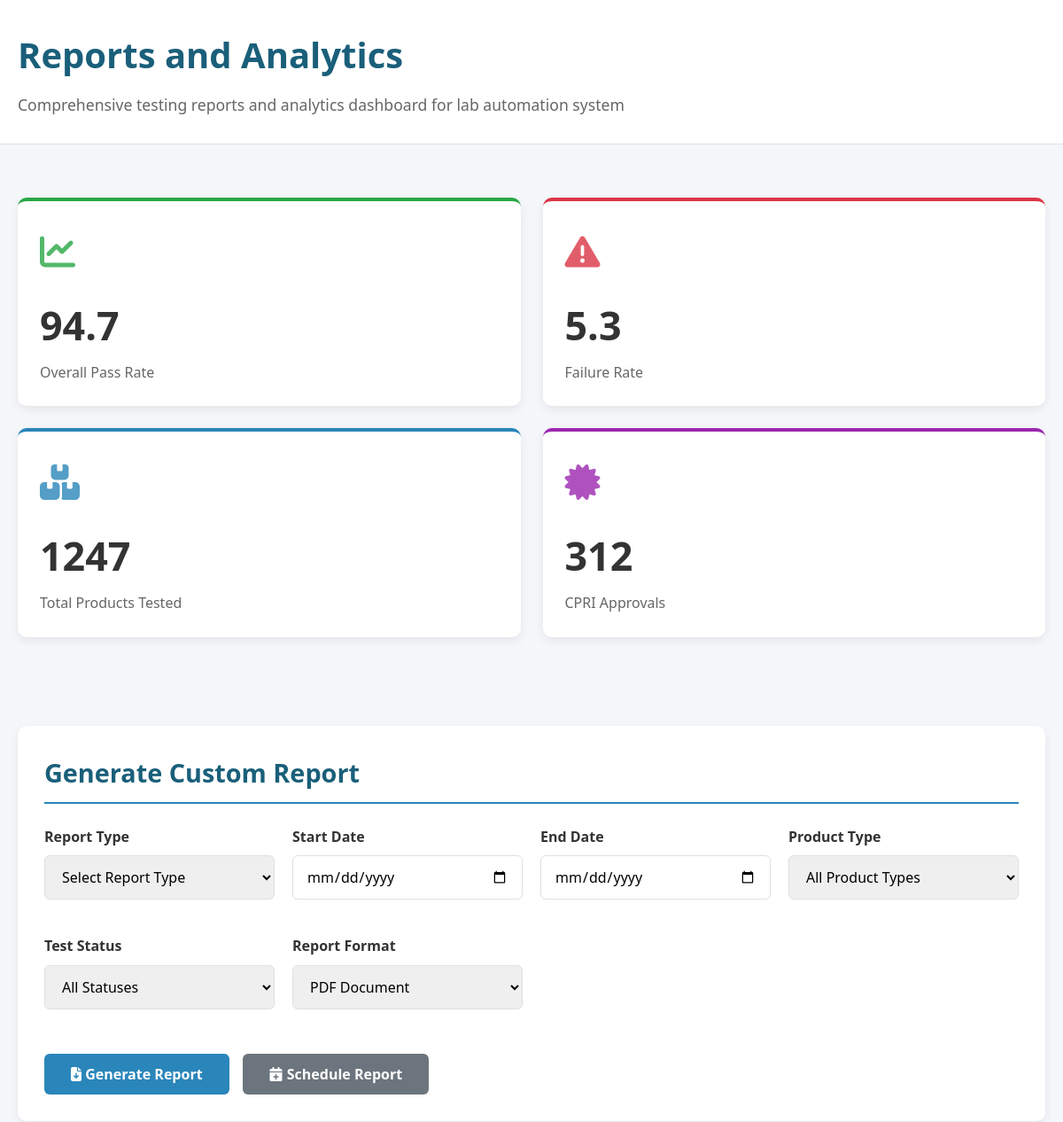
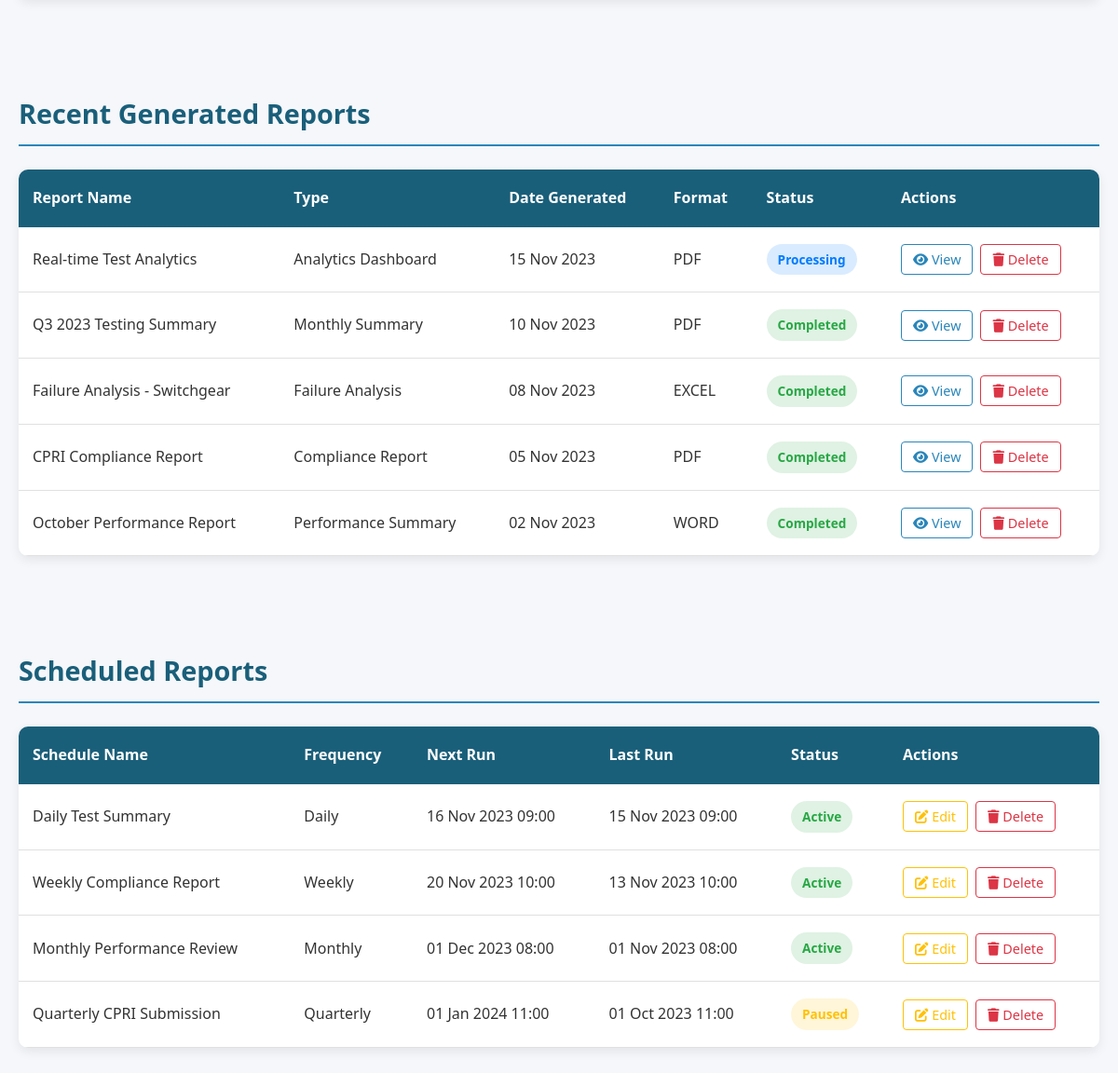
The app's page /report.php with its own data (2 pictures, top to bottom).
### tables this page shows
CREATE TABLE `analytics_summary` (
    `id` int(11) NOT NULL,
    `label` varchar(100) NOT NULL,
    `value` varchar(50) NOT NULL,
    `type` varchar(50) DEFAULT NULL,
    `created_at` timestamp NOT NULL DEFAULT current_timestamp()
);

CREATE TABLE `generated_reports` (
    `report_id` int(11) NOT NULL,
    `report_name` varchar(255) NOT NULL,
    `report_type` varchar(100) NOT NULL,
    `date_generated` date NOT NULL,
    `format` varchar(50) NOT NULL,
    `status` enum(
        'completed',
        'processing',
        'pending',
        'failed'
    ) NOT NULL,
    `size` varchar(50) NOT NULL
);

CREATE TABLE `scheduled_reports` (
    `schedule_id` int(11) NOT NULL,
    `schedule_name` varchar(255) NOT NULL,
    `frequency` enum(
        'Daily',
        'Weekly',
        'Monthly',
        'Quarterly',
        'Custom'
    ) NOT NULL,
    `next_run` datetime NOT NULL,
    `last_run` datetime NOT NULL,
    `status` enum('active', 'paused') NOT NULL,
    `report_type` varchar(100) NOT NULL
);

### report.php (the view, shortened to what this page needs)
<?php
include("config/conn.php");
$analyticsCards = [];
$analyticsQuery = "SELECT label, value, type FROM analytics_summary ORDER BY id ASC";
$analyticsResult = $conn->query($analyticsQuery);
if ($analyticsResult) {
    while ($row = $analyticsResult->fetch_assoc()) {
        $analyticsCards[] = $row;
    }
}
$recentReports = [];
$recentQuery = "SELECT * FROM generated_reports ORDER BY date_generated DESC";
$recentResult = $conn->query($recentQuery);
if ($recentResult) {
    while ($row = $recentResult->fetch_assoc()) {
        $recentReports[] = $row;
    }
}
$scheduledReports = [];
$scheduledQuery = "SELECT * FROM scheduled_reports ORDER BY next_run ASC";
$scheduledResult = $conn->query($scheduledQuery);
if ($scheduledResult) {
    while ($row = $scheduledResult->fetch_assoc()) {
        $scheduledReports[] = $row;
    }
}
?>
<!DOCTYPE html>
<html lang="en">
<head>
    <link rel="stylesheet" href="https://cdnjs.cloudflare.com/ajax/libs/font-awesome/6.4.0/css/all.min.css">
</head>
<body>
    <header class="page-header">
        <div class="container">
            <h1 class="page-title">Reports and Analytics</h1>
            <p class="page-subtitle">Comprehensive testing reports and analytics dashboard for lab automation system</p>
        </div>
    </header>
    <div class="container">
        <section>
            <div class="analytics-cards">
                <?php
                $cardColors = ['card-1', 'card-2', 'card-3', 'card-4'];
                $cardIcons = ['fa-chart-line', 'fa-exclamation-triangle', 'fa-boxes', 'fa-certificate'];
                $i = 0;
                foreach ($analyticsCards as $card):
                    $colorClass = $cardColors[$i % count($cardColors)];
                    $iconClass = $cardIcons[$i % count($cardIcons)];
                ?>
                    <div class="analytics-card <?= $colorClass ?>">
                        <div class="card-icon"><i class="fas <?= $iconClass ?>"></i></div>
                        <div class="card-value"><?= htmlspecialchars($card['value']) ?></div>
                        <div class="card-label"><?= htmlspecialchars($card['label']) ?></div>
                    </div>
                <?php $i++;
                endforeach; ?>
            </div>
        </section>
        <section>
            <div class="form-section">
                <h2 class="section-title">Generate Custom Report</h2>
                <div class="filter-grid">
                    <div class="form-group">
                        <label class="form-label" for="reportType">Report Type</label>
                        <select class="form-control" id="reportType">
                            <option value="">Select Report Type</option>
                        </select>
                    </div>
                    <div class="form-group">
                        <label class="form-label" for="startDate">Start Date</label>
                        <input type="date" class="form-control" id="startDate" value="">
                    </div>
                    <div class="form-group">
                        <label class="form-label" for="endDate">End Date</label>
                        <input type="date" class="form-control" id="endDate" value="">
                    </div>
                    <div class="form-group">
                        <label class="form-label" for="productType">Product Type</label>
                        <select class="form-control" id="productType">
                            <option value="">All Product Types</option>
                        </select>
                    </div>
                    <div class="form-group">
                        <label class="form-label" for="testStatus">Test Status</label>
                        <select class="form-control" id="testStatus">
                            <option value="">All Statuses</option>
                        </select>
                    </div>
                    <div class="form-group">
                        <label class="form-label" for="format">Report Format</label>
                        <select class="form-control" id="format">
                            <option value="pdf">PDF Document</option>
                        </select>
                    </div>
                </div>
                <div class="form-actions">
                    <button class="btn btn-primary" id="generateReportBtn"><i class="fas fa-file-download"></i> Generate Report</button>
                    <button class="btn btn-secondary" id="scheduleReportBtn"><i class="fas fa-calendar-plus"></i> Schedule Report</button>
                </div>
            </div>
        </section>
        <section>
            <h2 class="section-title">Recent Generated Reports</h2>
            <div class="table-container">
                <div class="table-responsive">
                    <table class="data-table" id="recentReportsTable">
                        <thead>
                            <tr>
                                <th>Report Name</th>
                                <th>Type</th>
                                <th>Date Generated</th>
                                <th>Format</th>
                                <th>Status</th>
                                <th>Actions</th>
                            </tr>
                        </thead>
                        <tbody>
                            <?php if (count($recentReports) == 0): ?>
                                <tr>
                                    <td colspan="6" style="text-align:center;">No reports generated yet</td>
                                </tr>
                            <?php else: ?>
                                <?php foreach ($recentReports as $report): ?>
                                    <tr>
                                        <td><?= htmlspecialchars($report['report_name']) ?></td>
                                        <td><?= htmlspecialchars($report['report_type']) ?></td>
                                        <td><?= date('d M Y', strtotime($report['date_generated'])) ?></td>
                                        <td><?= strtoupper($report['format']) ?></td>
                                        <td>
                                            <?php
                                            $statusClass = "status-pending";
                                            if ($report['status'] == "completed") $statusClass = "status-completed";
                                            elseif ($report['status'] == "processing") $statusClass = "status-processing";
                                            elseif ($report['status'] == "failed") $statusClass = "status-failed";
                                            ?>
                                            <span class="status-badge <?= $statusClass ?>"><?= ucfirst($report['status']) ?></span>
                                        </td>
                                        <td>
                                            <div class="action-buttons">
                                                <button class="action-btn view-btn" data-id="<?= $report['report_id'] ?>"><i class="fas fa-eye"></i> View</button>
                                                <button class="action-btn delete-btn" data-id="<?= $report['report_id'] ?>"><i class="fas fa-trash"></i> Delete</button>
                                            </div>
                                        </td>
                                    </tr>
                                <?php endforeach; ?>
                            <?php endif; ?>
                        </tbody>
                    </table>
                </div>
            </div>
        </section>
        <section>
            <h2 class="section-title">Scheduled Reports</h2>
            <div class="table-container">
                <div class="table-responsive">
                    <table class="data-table" id="scheduledReportsTable">
                        <thead>
                            <tr>
                                <th>Schedule Name</th>
                                <th>Frequency</th>
                                <th>Next Run</th>
                                <th>Last Run</th>
                                <th>Status</th>
                                <th>Actions</th>
                            </tr>
                        </thead>
                        <tbody>
                            <?php if (count($scheduledReports) == 0): ?>
                                <tr>
                                    <td colspan="6" style="text-align:center;">No scheduled reports</td>
                                </tr>
                            <?php else: ?>
                                <?php foreach ($scheduledReports as $schedule): ?>
                                    <tr>
                                        <td><?= htmlspecialchars($schedule['schedule_name']) ?></td>
                                        <td><?= ucfirst($schedule['frequency']) ?></td>
                                        <td><?= date('d M Y H:i', strtotime($schedule['next_run'])) ?></td>
                                        <td><?= $schedule['last_run'] ? date('d M Y H:i', strtotime($schedule['last_run'])) : '-' ?></td>
                                        <td>
                                            <span class="status-badge <?= $schedule['status'] == "active" ? "status-completed" : "status-pending" ?>"><?= ucfirst($schedule['status']) ?></span>
                                        </td>
                                        <td>
                                            <div class="action-buttons">
                                                <button class="action-btn edit-btn" data-id="<?= $schedule['schedule_id'] ?>"><i class="fas fa-edit"></i> Edit</button>
                                                <button class="action-btn delete-btn" data-id="<?= $schedule['schedule_id'] ?>"><i class="fas fa-trash"></i> Delete</button>
                                            </div>
                                        </td>
                                    </tr>
                                <?php endforeach; ?>
                            <?php endif; ?>
                        </tbody>
                    </table>
                </div>
            </div>
        </section>
    </div>
</body>
</html>

### report.php (style rules this page uses)
* { margin: 0; padding: 0; box-sizing: border-box; font-family: 'Segoe UI', Tahoma, Geneva, Verdana, sans-serif; }
:root { --primary-blue: #1a5f7a; --accent-blue: #2a86ba; --light-blue: #57c5e6; --dark-gray: #333; --medium-gray: #666; --light-gray: #f8f9fa; --white: #ffffff; --border-color: #e0e0e0; --shadow: 0 4px 12px rgba(0, 0, 0, 0.08); --transition: all 0.3s ease; --success-green: #28a745; --warning-orange: #ffc107; --danger-red: #dc3545; }
body { line-height: 1.6; color: var(--dark-gray); background-color: #f5f7fa; min-height: 100vh; }
.container { width: 100%; max-width: 1400px; margin: 0 auto; padding: 0 20px; }
section { padding: 30px 0; }
.page-header { background-color: var(--white); padding: 30px 0; border-bottom: 1px solid var(--border-color); margin-bottom: 30px; }
.page-title { font-size: 2.5rem; color: var(--primary-blue); font-weight: 700; margin-bottom: 10px; }
.page-subtitle { color: var(--medium-gray); font-size: 1.1rem; }
.section-title { font-size: 1.8rem; color: var(--primary-blue); margin-bottom: 25px; padding-bottom: 10px; border-bottom: 2px solid var(--accent-blue); }
.analytics-cards { display: grid; grid-template-columns: repeat(4, 1fr); gap: 25px; margin-bottom: 40px; }
.analytics-card { background-color: var(--white); border-radius: 10px; padding: 25px; box-shadow: var(--shadow); transition: var(--transition); border-top: 4px solid var(--accent-blue); }
.card-1 { border-top-color: var(--success-green); }
.card-2 { border-top-color: var(--danger-red); }
.card-3 { border-top-color: var(--accent-blue); }
.card-4 { border-top-color: #9c27b0; }
.card-icon { font-size: 2.5rem; margin-bottom: 15px; opacity: 0.8; }
.card-1 .card-icon { color: var(--success-green); }
.card-2 .card-icon { color: var(--danger-red); }
.card-3 .card-icon { color: var(--accent-blue); }
.card-4 .card-icon { color: #9c27b0; }
.card-value { font-size: 2.8rem; font-weight: 700; margin-bottom: 5px; color: var(--dark-gray); }
.card-label { color: var(--medium-gray); font-size: 1rem; font-weight: 500; }
.form-section { background-color: var(--white); border-radius: 10px; padding: 30px; box-shadow: var(--shadow); margin-bottom: 40px; }
.filter-grid { display: grid; grid-template-columns: repeat(auto-fill, minmax(250px, 1fr)); gap: 20px; margin-bottom: 30px; }
.form-group { margin-bottom: 20px; }
.form-label { display: block; margin-bottom: 8px; font-weight: 600; color: var(--dark-gray); }
.form-control { width: 100%; padding: 12px 15px; border: 1px solid var(--border-color); border-radius: 6px; font-size: 1rem; transition: var(--transition); }
.form-actions { display: flex; gap: 15px; margin-top: 30px; }
.btn { display: inline-block; padding: 12px 30px; border-radius: 6px; font-weight: 600; cursor: pointer; transition: var(--transition); text-decoration: none; border: none; font-size: 1rem; }
.btn-primary { background-color: var(--accent-blue); color: var(--white); }
.btn-secondary { background-color: #6c757d; color: var(--white); }
.table-container { background-color: var(--white); border-radius: 10px; overflow: hidden; box-shadow: var(--shadow); margin-bottom: 40px; }
.data-table { width: 100%; border-collapse: collapse; }
.data-table thead { background-color: var(--primary-blue); color: var(--white); }
.data-table th { padding: 18px 15px; text-align: left; font-weight: 600; font-size: 1rem; }
.data-table tbody tr { border-bottom: 1px solid var(--border-color); transition: var(--transition); }
.data-table td { padding: 18px 15px; color: var(--dark-gray); }
.status-badge { display: inline-block; padding: 6px 12px; border-radius: 20px; font-weight: 600; font-size: 0.85rem; }
.status-completed { background-color: rgba(40, 167, 69, 0.15); color: var(--success-green); }
.status-pending { background-color: rgba(255, 193, 7, 0.15); color: var(--warning-orange); }
.status-processing { background-color: rgba(0, 123, 255, 0.15); color: #007bff; }
.action-buttons { display: flex; gap: 8px; }
.action-btn { padding: 6px 12px; border-radius: 4px; border: none; background-color: transparent; cursor: pointer; transition: var(--transition); font-size: 0.9rem; }
.view-btn { color: var(--accent-blue); border: 1px solid var(--accent-blue); }
.edit-btn { color: var(--warning-orange); border: 1px solid var(--warning-orange); }
.delete-btn { color: var(--danger-red); border: 1px solid var(--danger-red); }
@media (max-width: 1200px) { .analytics-cards { grid-template-columns: repeat(2, 1fr); } }
.table-responsive { overflow-x: auto; }

### records on screen
analytics_summary: value "94.7", label "Overall Pass Rate"
analytics_summary: value "5.3", label "Failure Rate"
analytics_summary: value "1247", label "Total Products Tested"
analytics_summary: value "312", label "CPRI Approvals"
generated_reports: report_name "Real-time Test Analytics", report_type "Analytics Dashboard", date_generated "15 Nov 2023", format "PDF", status "Processing"
generated_reports: report_name "Q3 2023 Testing Summary", report_type "Monthly Summary", date_generated "10 Nov 2023", format "PDF", status "Completed"
generated_reports: report_name "Failure Analysis - Switchgear", report_type "Failure Analysis", date_generated "08 Nov 2023", format "EXCEL", status "Completed"
generated_reports: report_name "CPRI Compliance Report", report_type "Compliance Report", date_generated "05 Nov 2023", format "PDF", status "Completed"
generated_reports: report_name "October Performance Report", report_type "Performance Summary", date_generated "02 Nov 2023", format "WORD", status "Completed"
scheduled_reports: schedule_name "Daily Test Summary", frequency "Daily", next_run "16 Nov 2023 09:00", last_run "15 Nov 2023 09:00", status "Active"
scheduled_reports: schedule_name "Weekly Compliance Report", frequency "Weekly", next_run "20 Nov 2023 10:00", last_run "13 Nov 2023 10:00", status "Active"
scheduled_reports: schedule_name "Monthly Performance Review", frequency "Monthly", next_run "01 Dec 2023 08:00", last_run "01 Nov 2023 08:00", status "Active"
scheduled_reports: schedule_name "Quarterly CPRI Submission", frequency "Quarterly", next_run "01 Jan 2024 11:00", last_run "01 Oct 2023 11:00", status "Paused"
